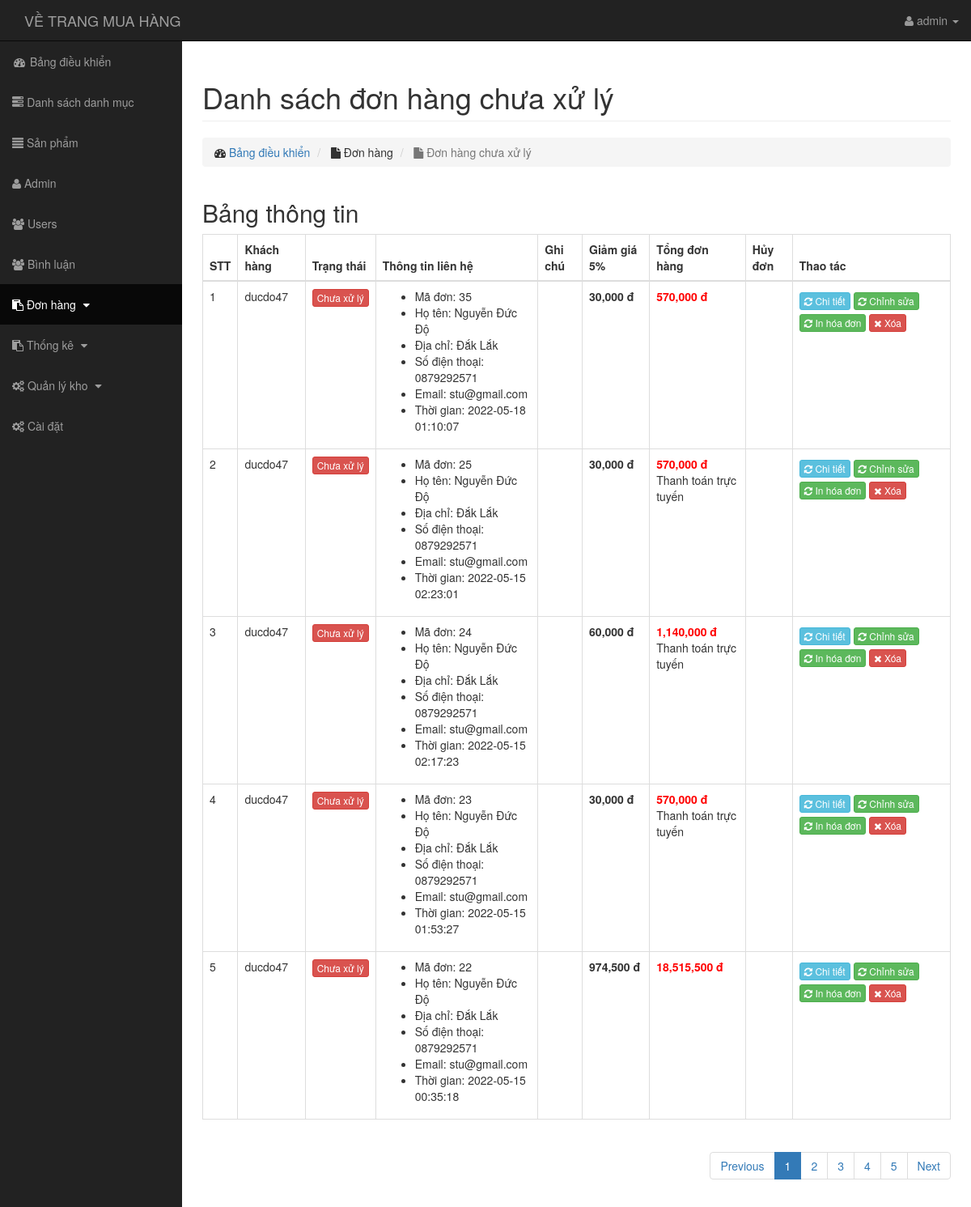
/admin/transaction/dhchuaxuly.php (signed in), run on the app's committed database.
### tables this page shows
CREATE TABLE `transaction` (
  `id` int(11) NOT NULL,
  `amount` varchar(255) NOT NULL,
  `bank_code` varchar(50) NOT NULL,
  `users_id` int(11) NOT NULL,
  `ten` varchar(50) NOT NULL,
  `sdt` varchar(10) NOT NULL,
  `email` varchar(50) NOT NULL,
  `diachi` varchar(255) NOT NULL,
  `status` tinyint(4) NOT NULL DEFAULT '0',
  `note` text NOT NULL,
  `huy` int(11) NOT NULL DEFAULT '0',
  `done` int(11) NOT NULL DEFAULT '0',
  `tructuyen` int(11) DEFAULT '0',
  `create_at` timestamp NOT NULL DEFAULT CURRENT_TIMESTAMP,
  `update_at` timestamp NOT NULL DEFAULT CURRENT_TIMESTAMP ON UPDATE CURRENT_TIMESTAMP
);

CREATE TABLE `users` (
  `id` int(11) NOT NULL,
  `name` varchar(255) NOT NULL,
  `account` varchar(255) NOT NULL,
  `email` varchar(255) NOT NULL,
  `phone` varchar(10) NOT NULL,
  `address` varchar(255) NOT NULL,
  `level` int(255) NOT NULL DEFAULT '0',
  `password` varchar(255) NOT NULL,
  `avatar` varchar(255) NOT NULL,
  `status` tinyint(4) NOT NULL DEFAULT '1',
  `token` varchar(50) NOT NULL,
  `create_at` timestamp NOT NULL DEFAULT CURRENT_TIMESTAMP,
  `update_at` timestamp NOT NULL DEFAULT CURRENT_TIMESTAMP ON UPDATE CURRENT_TIMESTAMP
);

### admin/autoload/dtbase.php (called while the page is built, shortened)
<?php
    class Database
    {
        public $link;
        public function __construct()
        {
            $this->link = mysqli_connect("localhost","root","","banhang") or die ();
            mysqli_set_charset($this->link,"utf8");
        }
        public function fetchsql( $sql )
        {
            $result = mysqli_query($this->link,$sql) or die("Lỗi  truy vấn sql " .mysqli_error($this->link));
            $data = [];
            if( $result)
            {
                while ($num = mysqli_fetch_assoc($result))
                {
                    $data[] = $num;
                }
            }
            return $data;
        }
        public function fetchID($table , $id )
        {
            $sql = "SELECT * FROM {$table} WHERE id = $id ";
            $result = mysqli_query($this->link,$sql) or die("Lỗi  truy vấn fetchID " .mysqli_error($this->link));
            return mysqli_fetch_assoc($result);
        }
         public function fetchAll($table)
        {
            $sql = "SELECT * FROM {$table} WHERE 1" ;
            $result = mysqli_query($this->link,$sql) or die("Lỗi Truy Vấn fetchAll " .mysqli_error($this->link));
            $data = [];
            if( $result)
            {
                while ($num = mysqli_fetch_assoc($result))
                {
                    $data[] = $num;
                }
            }
            return $data;
        }
        public  function fetchJones($table,$sql,$total = 1,$page,$row ,$pagi = true )
        {
            $data = [];
            if ($pagi == true )
            {
                $sotrang = ceil($total / $row);
                $start = ($page - 1 ) * $row ;
                $sql .= " LIMIT $start,$row ";
                $data = [ "page" => $sotrang];
                $result = mysqli_query($this->link,$sql) or die("Lỗi truy vấn fetchJone ---- " .mysqli_error($this->link));
            }
            else
            {
                $result = mysqli_query($this->link,$sql) or die("Lỗi truy vấn fetchJone ---- " .mysqli_error($this->link));
            }
            if( $result)
            {
                while ($num = mysqli_fetch_assoc($result))
                {
                    $data[] = $num;
                }
            }
            return $data;
        }
    }
?>

### admin/autoload/autoload.php (called while the page is built, shortened)
<?php
    include_once'dtbase.php';
    include_once'ftion.php';
        $db = new Database;
     ?>

### admin/autoload/ftion.php (called while the page is built, shortened)
<?php
    function formatprice($number)
    {
        $number = intval($number);
       return $number = number_format($number,0,'.',',')." đ";
    }
 ?>

### admin/transaction/dhchuaxuly.php (the view, shortened to what this page needs)
<?php include_once'../autoload/autoload.php';
    $admin = $db->fetchAll("transaction");
    $sql=" SELECT * FROM transaction WHERE status = 0 AND huy = 0 ORDER BY id DESC";
    $don = $db->fetchsql($sql);
    $totala = count($don);
    if(isset($_GET['page']))
    {
        $p=$_GET['page'];
    }
    else{
        $p=1;
    }
    $don=$db->fetchJones('transaction',$sql,$totala,$p,5,true);
    if(isset($don['page']))
        {
            $sotrang=$don['page'];
            unset($don['page']);
        }
    $num =($p-1)*5+1;
    ?>
<?php include_once'../../layouts/header.php'?>
<div class="row">
    <div class="col-lg-12">
        <h1 class="page-header">
            Danh sách đơn hàng chưa xử lý
        </h1>
        <ol class="breadcrumb">
            <li>
                <i class="fa fa-dashboard"></i>  <a href="../index.php"> Bảng điều khiển</a>
            </li>
            <li>
                <i class="fa fa-file"></i> Đơn hàng
            </li>
            <li class="active">
                <i class="fa fa-file"></i> Đơn hàng chưa xử lý
            </li>
        </ol>
    </div>
</div>
<div class="row">
    <div class="col-md-12">
        <h2>Bảng thông tin</h2>
        <div class="table-responsive">
            <table class="table table-bordered table-hover">
                <thead>
                    <tr>
                        <th>STT</th>
                        <th>Khách hàng</th>
                        <th>Trạng thái</th>
                        <th>Thông tin liên hệ</th>
                        <th>Ghi chú</th>
                        <th>Giảm giá 5%</th>
                        <th>Tổng đơn hàng</th>
                        <th>Hủy đơn</th>
                        <th>Thao tác</th>
                    </tr>
                </thead>
                <tbody>
                <?php
                        foreach($don as $row):?>
                            <?php
                            $id = intval($row['users_id']);
                            $users = $db->fetchID("users",$id);
                             ?>
                    <tr>
                        <td><?php echo $num;?></td>
                        <td><?php echo $users['name'];?></td>
                        <td>
                            <?php if($row['done'] == 0): ?>
                            <a href="status.php?id=<?php echo $row['id'] ?>" class="btn btn-xs <?php echo $row['status']==0? 'btn-danger': 'btn-info' ?>"><?php echo $row['status'] == 0 ? 'Chưa xử lý':'Đã xử lý'; ?></a>
                            <?php else: ?>
                            <a href="status.php?id=<?php echo $row['id'] ?>" class="btn btn-xs <?php echo $row['status']==0? 'btn-danger disabled': 'btn-info' ?>"><?php echo $row['status'] == 0 ? 'Chưa xử lý':'Đã xử lý'; ?></a>
                            <?php endif ?>
                        </td>
                        <td>
                            <ul>
                                <li>Mã đơn: <?php echo $row['id'];?></li>
                                 <li>Họ tên: <?php echo $users['account'];?></li>
                                <li>Địa chỉ: <?php echo $users['address'];?></li>
                                <li>Số điện thoại: <?php echo $users['phone'];?></li>
                                <li>Email: <?php echo $users['email'];?></li>
                                <li>Thời gian: <?php echo $row['update_at'];?></li>
                            </ul>
                        </td>
                        <td><?php echo $row['note'];?></td>
                        <td><b><?php echo formatprice(($row['amount']/95*100)/20) ?></b></td>
                        <td><b style="color:red"><?php echo formatprice($row['amount']);?></b>
                            <p><?php echo $row['tructuyen']==1 ? 'Thanh toán trực tuyến':'' ?></p>
                        </td>
                        <td>
                        </td>
                        <td>
                            <a style="margin-top: 5px;" href="donhang.php?id=<?php echo $row['id'] ?>" class="btn btn-xs btn-info"><i class="fa fa-refresh" style="color: #fff;"></i> Chi tiết</a>
                            <a style="margin-top: 5px;" href="edit.php?id=<?php echo $row['id'] ?>" class="btn btn-xs btn-success"><i class="fa fa-refresh" style="color: #fff;"></i> Chỉnh sửa</a>
                            <a style="margin-top: 5px;" href="in.php?id=<?php echo $row['id'] ?>" class="btn btn-xs btn-success"><i class="fa fa-refresh" style="color: #fff;"></i> In hóa đơn</a>
                            <a style="margin-top: 5px;" class="btn btn-xs btn-danger" href="delete.php?id=<?php echo $row['id'];?>" onclick="return confirm('Bạn thực sự muốn xóa nó?');"><i class="fa fa-remove" style="color: #fff;"></i> Xóa</a>
                        </td>
                    </tr>
                    <?php $num++; endforeach ?>
                </tbody>
            </table>
            <div class="pull-right">
                 <nav aria-label="page navigation">
                <ul class="pagination">
                <li class="page-item">
                <a class="page-link" href="?page=<?php echo $p-1==0? 1:$p-1 ?>" tabindex="-1">Previous</a>
                </li>
                <?php for ($i=1; $i <= $sotrang ; $i++):?>
                <li class="<?php echo ($i==$p) ? 'active' :'' ?>"><a href="?page=<?php echo $i;?>"><?php echo $i;?></a></li>
                <?php endfor ?>
                <li class="page-item">
                <a class="page-link" href="?page=<?php echo $p+1<$i?$p+1:$p ?>">Next</a>
                </li>
                </ul>
        </nav>
            </div>
        </div>
    </div>
</div>
<?php include_once'../../layouts/footer.php'?>

### public/admin/css/sb-admin.css (style rules this page uses)
body { margin-top: 100px; background-color: #222; }
@media (min-width:768px) { body { margin-top: 50px; } }

### data on the page
transaction: users.name "ducdo47", status "Chưa xử lý", id "35", users.account "Nguyễn Đức Độ", users.address "Đắk Lắk", users.phone "0879292571", users.email "stu@gmail.com", update_at "2022-05-18 01:10:07", formatprice(($row['amount']/95*100)/20) "30,000 đ", amount "570,000 đ"
transaction: users.name "ducdo47", status "Chưa xử lý", id "25", users.account "Nguyễn Đức Độ", users.address "Đắk Lắk", users.phone "0879292571", users.email "stu@gmail.com", update_at "2022-05-15 02:23:01", formatprice(($row['amount']/95*100)/20) "30,000 đ", amount "570,000 đ", tructuyen "Thanh toán trực tuyến"
transaction: users.name "ducdo47", status "Chưa xử lý", id "24", users.account "Nguyễn Đức Độ", users.address "Đắk Lắk", users.phone "0879292571", users.email "stu@gmail.com", update_at "2022-05-15 02:17:23", formatprice(($row['amount']/95*100)/20) "60,000 đ", amount "1,140,000 đ", tructuyen "Thanh toán trực tuyến"
transaction: users.name "ducdo47", status "Chưa xử lý", id "23", users.account "Nguyễn Đức Độ", users.address "Đắk Lắk", users.phone "0879292571", users.email "stu@gmail.com", update_at "2022-05-15 01:53:27", formatprice(($row['amount']/95*100)/20) "30,000 đ", amount "570,000 đ", tructuyen "Thanh toán trực tuyến"
transaction: users.name "ducdo47", status "Chưa xử lý", id "22", users.account "Nguyễn Đức Độ", users.address "Đắk Lắk", users.phone "0879292571", users.email "stu@gmail.com", update_at "2022-05-15 00:35:18", formatprice(($row['amount']/95*100)/20) "974,500 đ", amount "18,515,500 đ"

### other printed values
$_SESSION['admin_user'] "admin"
